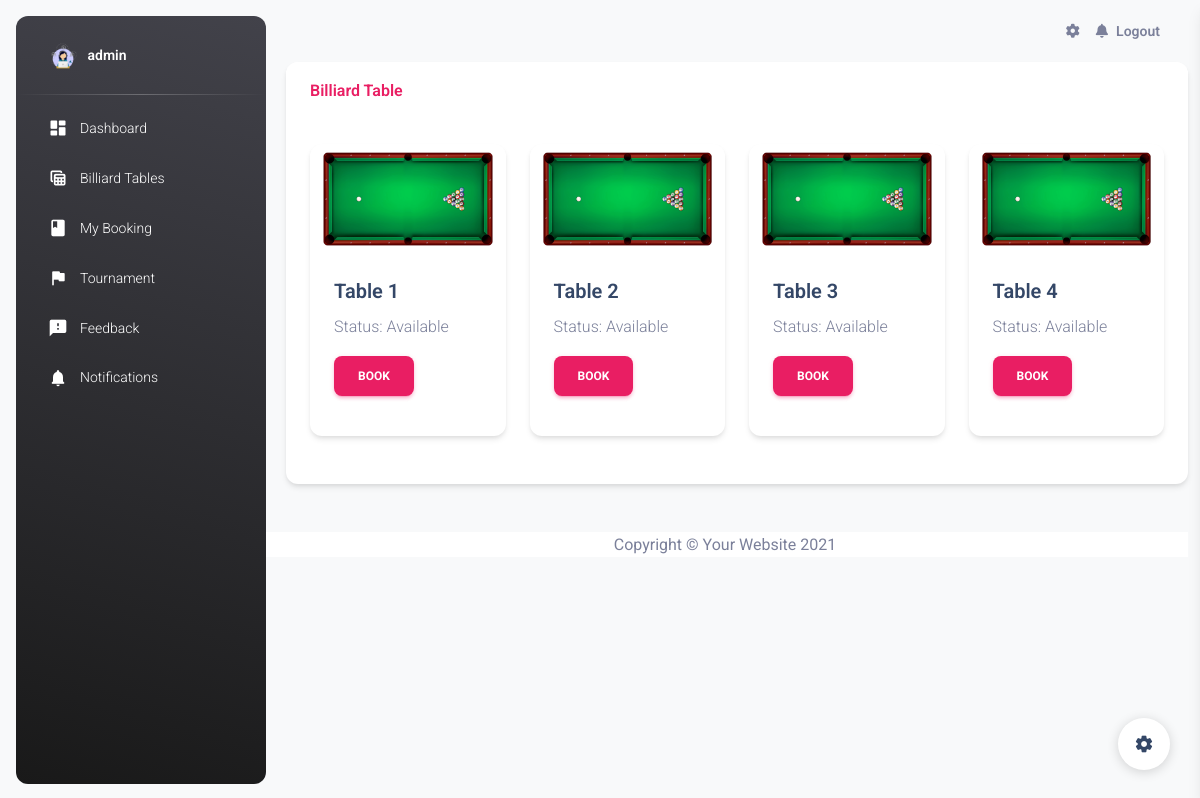
/user_table.php (signed in), run on the app's committed database.
### tables this page shows
CREATE TABLE `tables` (
  `table_id` int(11) NOT NULL,
  `table_number` varchar(100) NOT NULL,
  `status` enum('Available','Occupied','Under Maintenance') NOT NULL
);

### user_table.php (the view, shortened to what this page needs)
<?php
$username = htmlspecialchars($_SESSION['username']);
?>
<!DOCTYPE html>
<html lang="en">
   <head>
      <link href="./assets/css/nucleo-icons.css" rel="stylesheet" />
      <link href="./assets/css/nucleo-svg.css" rel="stylesheet" />
      <link id="pagestyle" href="./assets/css/material-dashboard.css?v=3.1.0" rel="stylesheet" />
      <link href="vendor/fontawesome-free/css/all.min.css" rel="stylesheet" type="text/css">
   </head>
   <body class="g-sidenav-show  bg-gray-100">
   <aside class="sidenav navbar navbar-vertical navbar-expand-xs border-0 border-radius-xl my-3 fixed-start ms-3   bg-gradient-dark" id="sidenav-main">
         <div class="sidenav-header">
            <a class="navbar-brand m-0" href=" https://demos.creative-tim.com/material-dashboard/pages/dashboard " target="_blank">
            <img src="./img/admin.png" class="navbar-brand-img h-100" alt="main_logo">
            <span class="ms-1 font-weight-bold text-white"><?php echo htmlspecialchars($username); ?></span>
            </a>
         </div>
         <hr class="horizontal light mt-0 mb-2">
         <div class="collapse navbar-collapse  w-auto " id="sidenav-collapse-main">
         <ul class="navbar-nav">
            <li class="nav-item">
                  <a class="nav-link text-white " href="user_dashboard.php">
                     <div class="text-white text-center me-2 d-flex align-items-center justify-content-center">
                        <i class="material-icons opacity-10">dashboard</i>
                     </div>
                     <span class="nav-link-text ms-1">Dashboard</span>
                  </a>
               </li>
               <li class="nav-item">
                  <a class="nav-link text-white " href="user_table.php">
                     <div class="text-white text-center me-2 d-flex align-items-center justify-content-center">
                        <i class="material-icons opacity-10">table_view</i>
                     </div>
                     <span class="nav-link-text ms-1">Billiard Tables</span>
                  </a>
               </li>
               <li class="nav-item">
                  <a class="nav-link text-white " href="booking_user.php">
                     <div class="text-white text-center me-2 d-flex align-items-center justify-content-center">
                        <i class="material-icons opacity-10">book</i>
                     </div>
                     <span class="nav-link-text ms-1">My Booking</span>
                  </a>
               </li>
               <li class="nav-item">
                     <a class="nav-link text-white " href="user_tournament.php">
                        <div class="text-white text-center me-2 d-flex align-items-center justify-content-center">
                           <i class="material-icons opacity-10">flag</i>
                        </div>
                        <span class="nav-link-text ms-1">Tournament</span>
                     </a>
                  </li>
               <li class="nav-item">
                  <a class="nav-link text-white " href="feedback.php">
                     <div class="text-white text-center me-2 d-flex align-items-center justify-content-center">
                        <i class="material-icons opacity-10">feedback</i>
                     </div>
                     <span class="nav-link-text ms-1">Feedback</span>
                  </a>
               </li>
               <li class="nav-item">
                  <a class="nav-link text-white " href="./notifications.html">
                     <div class="text-white text-center me-2 d-flex align-items-center justify-content-center">
                        <i class="material-icons opacity-10">notifications</i>
                     </div>
                     <span class="nav-link-text ms-1">Notifications</span>
                  </a>
               </li>
         </ul>
      </aside>
      <main class="main-content border-radius-lg ">
         <nav class="navbar navbar-main navbar-expand-lg px-0 mx-4 shadow-none border-radius-xl" id="navbarBlur" data-scroll="true">
            <div class="container-fluid py-1 px-3">
               <div class="collapse navbar-collapse mt-sm-0 mt-2 me-md-0 me-sm-4" id="navbar">
                  <ul class="navbar-nav  justify-content-end">
                     <li class="nav-item px-3 d-flex align-items-center">
                        <a href="javascript:;" class="nav-link text-body p-0">
                        <i class="fa fa-cog fixed-plugin-button-nav cursor-pointer"></i>
                        </a>
                     </li>
                     <li class="nav-item dropdown pe-2 d-flex align-items-center">
                        <a href="javascript:;" class="nav-link text-body p-0" id="dropdownMenuButton" data-bs-toggle="dropdown" aria-expanded="false">
                        <i class="fa fa-bell cursor-pointer"></i>
                        </a>
                     </li>
                     <li class="nav-item d-flex align-items-center">
                        <a href="logout.php" class="nav-link text-body font-weight-bold px-0">
                        <span class="d-sm-inline d-none">Logout</span>
                        </a>
                     </li>
                  </ul>
               </div>
            </div>
         </nav>
         <div class="container-fluid">
         <div class="card shadow mb-4">
               <div class="card-header py-3">
                  <h6 class="m-0 font-weight-bold text-primary">Billiard Table</h6>
                     </div>
                        <div class="card-body">
                           <div class="row">
                              <?php
                                 include 'conn.php';
                                 $sqlTables = "SELECT table_number, status, table_id FROM tables";
                                 $stmtTables = $conn->prepare($sqlTables);
                                 $stmtTables->execute();
                                 $tables = $stmtTables->fetchAll(PDO::FETCH_ASSOC);
                                 ?>
                                 <div class="container">
                                    <div class="row">
                                       <?php
                                       if (!empty($tables)) {
                                             foreach ($tables as $row) {
                                                echo '<div class="col-md-3 mb-4">';
                                                echo '<div class="card">';
                                                echo '<img class="card-img-top" src="./img/billiardtable.png" alt="Card image cap">';
                                                echo '<div class="card-body">';
                                                echo '<h5 class="card-title">'. htmlspecialchars($row["table_number"]) . '</h5>';
                                                echo '<p class="card-text">Status: ' . htmlspecialchars($row["status"]) . '</p>';
                                                echo '<div class="btn-group">';
                                                echo '<button type="button" class="btn btn-primary" onclick=\'openBookingModal('. json_encode($row) .')\'>Book</button>';
                                                echo '</div>';
                                                echo '</div>';
                                                echo '</div>';
                                                echo '</div>';
                                             }
                                       } else {
                                             echo "0 results";
                                       }
                                       ?>
                                    </div>
                                 </div>
                              </div>
                           </div>
                        </div>
                     </div>
         <div class="row">
         <div class="row mt-4">
            <footer class="sticky-footer bg-white">
               <div class="container my-auto">
                     <div class="copyright text-center my-auto">
                        <span>Copyright &copy; Your Website 2021</span>
                      </div>
                </div>
            </footer>
         </div>
      </main>
      <div class="fixed-plugin">
         <a class="fixed-plugin-button text-dark position-fixed px-3 py-2">
         <i class="material-icons py-2">settings</i>
         </a>
      </div>
   </body>
</html>

### data on the page
tables: table_number "Table 1", status "Available"
tables: table_number "Table 2", status "Available"
tables: table_number "Table 3", status "Available"
tables: table_number "Table 4", status "Available"

### other printed values
$username "admin"
